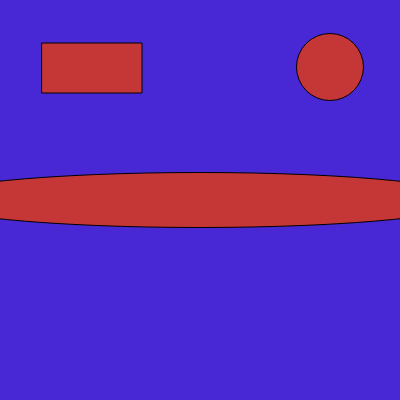
Frame 1 (no input)
Frame 60 (no input): identical to frame 1, image omitted
Frame 120 (the mouse pressed at the canvas centre since frame 60): identical to frame 1, image omitted

The p5.js sketch that drew this single still picture (run headless with seeded random() and noise() and a simulated clock; from frame 60 on, the mouse is pressed at the canvas centre):

// p5.js sketch
// ── sketch.js
function setup() {
  createCanvas(400, 400);
}

function draw() {
  background("#4828D4");
  fill("rgb(197,54,54)");
  rect(42, 43, 100, 50);
  circle(330, 67, 67);
  ellipse(200, 200, 550, 55);
}
